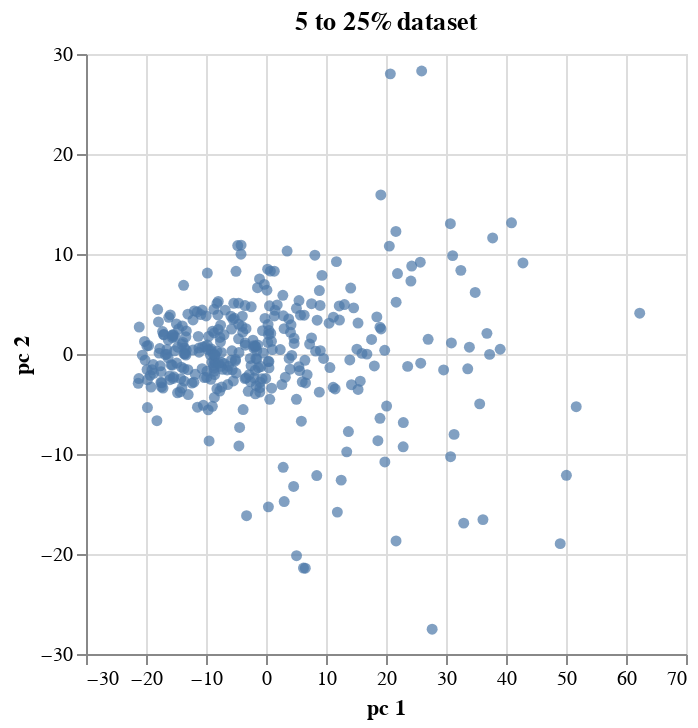

The notebook cell saved with this chart:
### Markdown cell above
Repeat with 5 to 25% dataset (list_5_25_percent

### Code cell
# select rows
pca5_25 = CRISPR_transpose.loc[list_5_25_percent].dropna()  #remove nan

# removing nan changed len from 186 to 139
print('Removing nan caused shape to change from', 
      CRISPR_transpose.loc[list_5_25_percent].shape,'to', pca5_25.shape) 

X_pca5_25 = StandardScaler().fit(pca5_25).transform(pca5_25)

pca5_25data = PCA(n_components = 2, random_state=0).fit_transform(X_pca5_25)
print(X_pca5_25.shape)

pca5_25Df = pd.DataFrame(data = pca5_25data, index=pca5_25.index ,columns = ['pc 1', 'pc 2'])
print(pca5_25Df.shape)

# visualize
chart5_25 = alt.Chart(pca5_25Df.reset_index()).mark_circle().encode(
    x='pc 1',
    y='pc 2',
    tooltip=['index','pc 1', 'pc 2'],
).properties(title='5 to 25% dataset')

chart5_25

### Figure 1 — Vega-Lite specification as saved in the notebook (floating-point values rounded to 4 significant figures; data arrays with more than 128 entries replaced by an {"elided": "..."} marker saying what was removed)
{"config": {"range": {"category": {"scheme": "category20"}}}, "data": {"name": "data-b7a2726a5a76752cafb306006658eeb1"}, "mark": "circle", "encoding": {"tooltip": [{"type": "nominal", "field": "index"}, {"type": "quantitative", "field": "pc 1"}, {"type": "quantitative", "field": "pc 2"}], "x": {"type": "quantitative", "field": "pc 1"}, "y": {"type": "quantitative", "field": "pc 2"}}, "title": "5 to 25% dataset", "$schema": "https://vega.github.io/schema/vega-lite/v4.8.1.json", "datasets": {"data-b7a2726a5a76752cafb306006658eeb1": {"elided": "348 records"}}}
